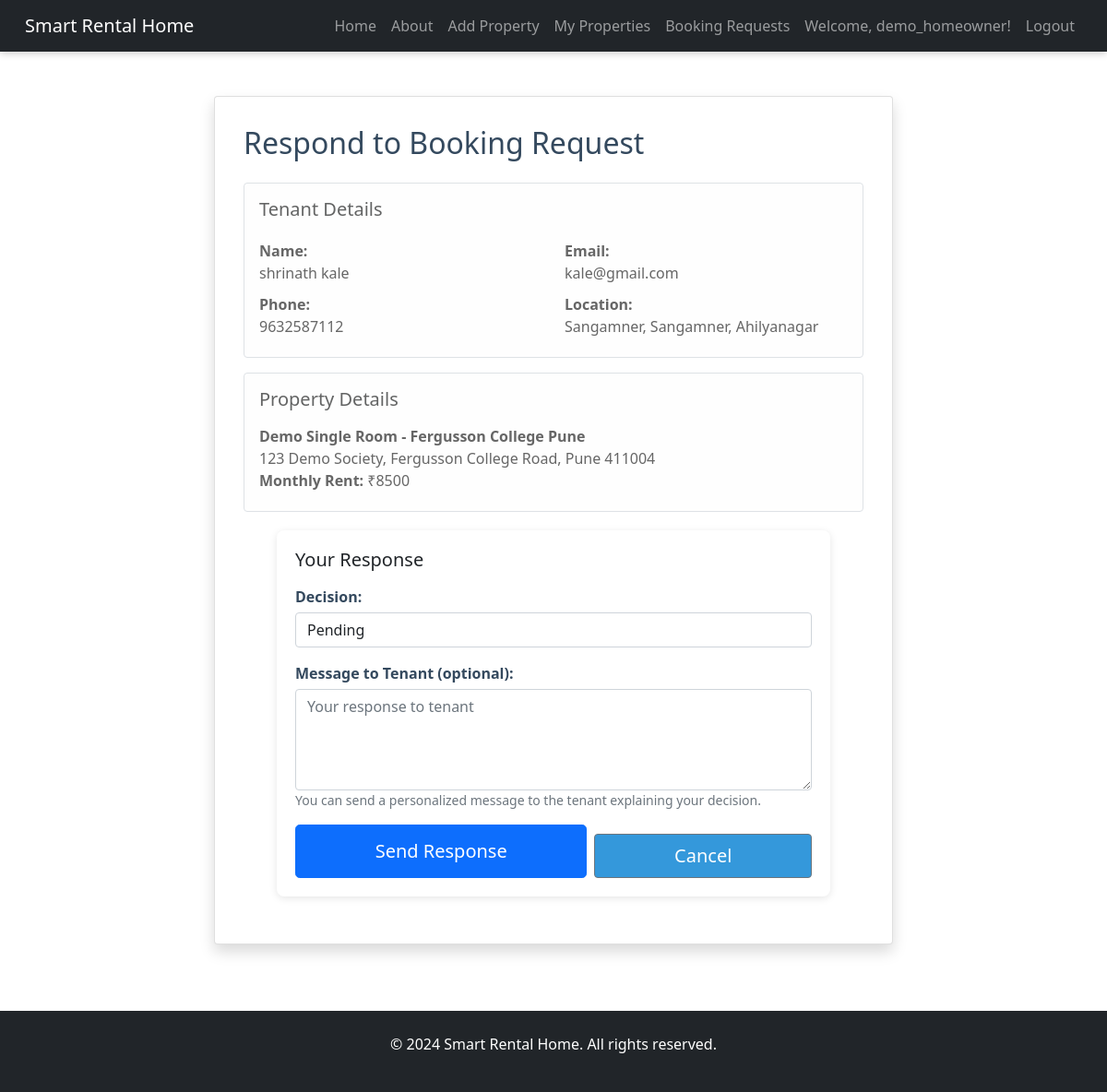
Screenshot of /respond-booking/2/ (signed in) with the database file from the repository.
### myapp/models.py (models this page shows, shortened)
class BookingRequest(models.Model):
    STATUS_CHOICES = [
        ('pending', 'Pending'),
        ('accepted', 'Accepted'),
        ('rejected', 'Rejected'),
        ('cancelled', 'Cancelled'),
    ]
    property = models.ForeignKey(Property, on_delete=models.CASCADE, related_name='booking_requests')
    tenant = models.ForeignKey(User, on_delete=models.CASCADE, related_name='booking_requests')
    status = models.CharField(max_length=20, choices=STATUS_CHOICES, default='pending')
    message = models.TextField(blank=True, null=True)
    owner_response = models.TextField(blank=True, null=True)
    requested_at = models.DateTimeField(auto_now_add=True)
    responded_at = models.DateTimeField(blank=True, null=True)
    class Meta:
        ordering = ['-requested_at']
        unique_together = ['property', 'tenant']

class UserProfile(models.Model):
    USER_TYPE_CHOICES = [
        ('user', 'Tenant'),
        ('homeowner', 'Home Owner'),
    ]
    user = models.OneToOneField(User, on_delete=models.CASCADE, related_name='profile')
    user_type = models.CharField(max_length=20, choices=USER_TYPE_CHOICES)
    phone = models.CharField(max_length=20, blank=True, null=True)
    village = models.CharField(max_length=100, blank=True, null=True)
    subdistrict = models.CharField(max_length=100, blank=True, null=True)
    district = models.CharField(max_length=100, blank=True, null=True)
    created_at = models.DateTimeField(auto_now_add=True)
    updated_at = models.DateTimeField(auto_now=True)

class Property(models.Model):
    ROOM_TYPE_CHOICES = [
        ('single', 'Single Room'),
        ('shared', 'Shared Room'),
        ('1bhk', '1 BHK'),
        ('2bhk', '2 BHK'),
        ('pg', 'PG Room'),
    ]
    FLAT_SYSTEM_CHOICES = [
        ('entire', 'Entire Flat'),
        ('room', 'Only Room'),
        ('pg', 'PG System'),
    ]
    FURNISHING_CHOICES = [
        ('fully', 'Fully Furnished'),
        ('semi', 'Semi Furnished'),
        ('unfurnished', 'Unfurnished'),
    ]
    MESS_TYPE_CHOICES = [
        ('veg', 'Veg'),
        ('nonveg', 'Non-Veg'),
        ('both', 'Both'),
    ]
    TENANT_TYPE_CHOICES = [
        ('students', 'Students'),
        ('professionals', 'Working Professionals'),
        ('family', 'Family'),
    ]
    GENDER_CHOICES = [
        ('male', 'Male'),
        ('female', 'Female'),
        ('any', 'Any'),
    ]
    owner = models.ForeignKey(User, on_delete=models.CASCADE, related_name='properties')
    title = models.CharField(max_length=200)
    room_type = models.CharField(max_length=50, choices=ROOM_TYPE_CHOICES)
    flat_system = models.CharField(max_length=50, choices=FLAT_SYSTEM_CHOICES)
    city = models.CharField(max_length=100, default='')
    area_location = models.CharField(max_length=200, default='')
    full_address = models.TextField(default='')
    monthly_rent = models.IntegerField(validators=[MinValueValidator(0)])
    security_deposit = models.IntegerField(validators=[MinValueValidator(0)])
    maintenance_charges = models.IntegerField(validators=[MinValueValidator(0)], default=0)
    max_people = models.IntegerField(validators=[MinValueValidator(1)])
    per_person_rent = models.IntegerField(validators=[MinValueValidator(0)], default=0)
    main_image = models.ImageField(upload_to="property_images/")
    floor_number = models.IntegerField(validators=[MinValueValidator(0)])
    total_floors = models.IntegerField(validators=[MinValueValidator(1)])
    furnishing_status = models.CharField(max_length=50, choices=FURNISHING_CHOICES)
    amenities = models.TextField(blank=True, null=True)  # JSON format
    latitude = models.DecimalField(max_digits=9, decimal_places=6, default=0.0, help_text="Property latitude")
    longitude = models.DecimalField(max_digits=9, decimal_places=6, default=0.0, help_text="Property longitude")
    nearby_college_office = models.CharField(max_length=200, blank=True, null=True)
    nearby_mall = models.CharField(max_length=200, blank=True, null=True)
    garden_park_nearby = models.CharField(max_length=200, blank=True, null=True)
    hospital_medical = models.CharField(max_length=200, blank=True, null=True)
    temple_religious = models.CharField(max_length=200, blank=True, null=True)
    bus_railway_distance = models.CharField(max_length=200, blank=True, null=True)
    mess_available = models.BooleanField(default=False)
    mess_type = models.CharField(max_length=50, choices=MESS_TYPE_CHOICES, blank=True, null=True)
    mess_distance = models.CharField(max_length=200, blank=True, null=True)
    tiffin_available = models.BooleanField(default=False)
    preferred_tenant_type = models.CharField(max_length=100, choices=TENANT_TYPE_CHOICES)
    gender_preference = models.CharField(max_length=50, choices=GENDER_CHOICES)
    smoking_allowed = models.BooleanField(default=False)
    drinking_allowed = models.BooleanField(default=False)
    pets_allowed = models.BooleanField(default=False)
    available_from = models.DateField(default='2024-01-01')
    min_stay_duration = models.IntegerField(validators=[MinValueValidator(1)], default=1)
    description = models.TextField()
    available = models.BooleanField(default=True)
    created_at = models.DateTimeField(auto_now_add=True)
    updated_at = models.DateTimeField(auto_now=True)
    class Meta:
        ordering = ['-created_at']

### myapp/views.py (the view)
# urls.py: path('respond-booking/<int:booking_id>/', views.respond_to_booking, name='respond_to_booking'),
@login_required(login_url='login')
def respond_to_booking(request, booking_id):
    booking = get_object_or_404(BookingRequest, id=booking_id)
    if booking.property.owner != request.user:
        messages.error(request, 'You do not have permission to respond to this booking.')
        return redirect('booking_requests')
    if request.method == 'POST':
        form = BookingResponseForm(request.POST, instance=booking)
        if form.is_valid():
            booking = form.save(commit=False)
            booking.responded_at = timezone.now()
            booking.save()
            if booking.status == 'accepted':
                booking.property.available = False
                booking.property.save()
            status_text = booking.get_status_display()
            messages.success(request, f'Booking request {status_text.lower()}!')
            return redirect('booking_requests')
    else:
        form = BookingResponseForm(instance=booking)
    return render(request, 'respond_to_booking.html', {'form': form, 'booking': booking})

### myapp/forms.py
class BookingResponseForm(forms.ModelForm):
    class Meta:
        model = BookingRequest
        fields = ['status', 'owner_response']
        widgets = {
            'status': forms.Select(attrs={'class': 'form-control'}),
            'owner_response': forms.Textarea(attrs={'class': 'form-control', 'rows': 4, 'placeholder': 'Your response to tenant'}),
        }

### myapp/templates/respond_to_booking.html (shortened to what this page needs)
{% extends 'base.html' %}
{% block content %}
<div class="row justify-content-center mt-4">
    <div class="col-lg-8">
        <div class="card shadow">
            <div class="card-body">
                <h2 class="card-title mb-4">Respond to Booking Request</h2>
                <div class="alert alert-light border">
                    <h5 class="mb-3">Tenant Details</h5>
                    <div class="row">
                        <div class="col-md-6">
                            <p>
                                <strong>Name:</strong><br>
                                {{ booking.tenant.get_full_name|default:booking.tenant.username }}
                            </p>
                        </div>
                        <div class="col-md-6">
                            <p>
                                <strong>Email:</strong><br>
                                {{ booking.tenant.email }}
                            </p>
                        </div>
                        {% if booking.tenant.profile.phone %}
                            <div class="col-md-6">
                                <p>
                                    <strong>Phone:</strong><br>
                                    {{ booking.tenant.profile.phone }}
                                </p>
                            </div>
                        {% endif %}
                        {% if booking.tenant.profile.village %}
                            <div class="col-md-6">
                                <p>
                                    <strong>Location:</strong><br>
                                    {{ booking.tenant.profile.village }}, {{ booking.tenant.profile.subdistrict }}, {{ booking.tenant.profile.district }}
                                </p>
                            </div>
                        {% endif %}
                    </div>
                </div>
                <div class="alert alert-light border">
                    <h5 class="mb-3">Property Details</h5>
                    <p>
                        <strong>{{ booking.property.title }}</strong><br>
                        {{ booking.property.full_address }}<br>
                        <strong>Monthly Rent:</strong> ₹{{ booking.property.monthly_rent }}
                    </p>
                </div>
                {% if booking.status == 'pending' %}
                    <form method="post">
                        <h5 class="mb-3">Your Response</h5>
                        <div class="mb-3">
                            <label for="status">Decision:</label>
                            {{ form.status }}
                        </div>
                        <div class="mb-3">
                            <label for="owner_response">Message to Tenant (optional):</label>
                            {{ form.owner_response }}
                            <small class="text-muted d-block">
                                You can send a personalized message to the tenant explaining your decision.
                            </small>
                        </div>
                        <div class="d-flex gap-2">
                            <button type="submit" class="btn btn-primary btn-lg flex-fill">
                                Send Response
                            </button>
                            <a href="/booking-requests/" class="btn btn-secondary btn-lg flex-fill">
                                Cancel
                            </a>
                        </div>
                    </form>
                {% endif %}
            </div>
        </div>
    </div>
</div>
{% endblock %}

### myapp/templates/base.html (shortened to what this page needs)
<!DOCTYPE html>
<html>
<head>
    <link rel="stylesheet" href="/static/css/style.css">
    <link href="https://cdn.jsdelivr.net/npm/bootstrap@5.1.3/dist/css/bootstrap.min.css" rel="stylesheet">
</head>
<body>
<header class="navbar navbar-expand-lg navbar-dark bg-dark">
    <div class="container-fluid">
        <a class="navbar-brand" href="/">Smart Rental Home</a>
        <nav class="collapse navbar-collapse" id="navbarNav">
            <ul class="navbar-nav ms-auto">
                <li class="nav-item"><a class="nav-link" href="/">Home</a></li>
                <li class="nav-item"><a class="nav-link" href="/about/">About</a></li>
                {% if user.is_authenticated %}
                    {% if user.profile.user_type == 'homeowner' %}
                        <li class="nav-item"><a class="nav-link" href="/add-property/">Add Property</a></li>
                        <li class="nav-item"><a class="nav-link" href="/my-properties/">My Properties</a></li>
                        <li class="nav-item"><a class="nav-link" href="/booking-requests/">Booking Requests</a></li>
                    {% else %}
                        <li class="nav-item"><a class="nav-link" href="/my-bookings/">My Bookings</a></li>
                    {% endif %}
                    <li class="nav-item">
                        <span class="nav-link">Welcome, {{ user.username }}!</span>
                    </li>
                    <li class="nav-item"><a class="nav-link" href="/logout/">Logout</a></li>
                {% else %}
                    <li class="nav-item"><a class="nav-link" href="/login/">Login</a></li>
                    <li class="nav-item"><a class="nav-link" href="/register/">Register</a></li>
                {% endif %}
            </ul>
        </nav>
    </div>
</header>
<main class="container py-4">
    {% block content %}{% endblock %}
</main>
<footer class="bg-dark text-white text-center py-4 mt-5">
    <p>&copy; 2024 Smart Rental Home. All rights reserved.</p>
</footer>
</body>
</html>

### myapp/static/css/style.css (style rules this page uses)
* { box-sizing: border-box; }
html { scroll-behavior: smooth; }
body { font-family: Arial, sans-serif; margin: 0; padding: 0; background-color: #f5f5f5 }
header { position: fixed; top: 0; left: 0; right: 0; background: #34495e; color: white; padding: 15px; display: flex; justify-content: space-between; align-items: center; box-shadow: 0 2px 8px rgba(0,0,0,0.2); z-index: 1000; flex-wrap: wrap; }
nav { display: flex; gap: 20px; align-items: center; justify-content: flex-end; flex-wrap: wrap; }
nav a { color: white; text-decoration: none; transition: color 0.3s; }
nav span { color: #ecf0f1; }
.alert { padding: 12px 15px; margin-bottom: 10px; border-radius: 4px; border-left: 4px solid; }
.card { border: 1px solid #ddd; padding: 15px; border-radius: 8px; background: white; box-shadow: 0 2px 8px rgba(0,0,0,0.1); transition: transform 0.3s, box-shadow 0.3s; width: 100%; }
.card-body { width: 100%; }
.card p { margin: 5px 0; color: #666; }
.card a { display: inline-block; margin-top: 10px; padding: 8px 16px; background-color: #3498db; color: white; text-decoration: none; border-radius: 4px; transition: background-color 0.3s; }
form { max-width: 600px; margin: 20px auto; background: white; padding: 20px; border-radius: 8px; box-shadow: 0 2px 8px rgba(0,0,0,0.1); }
label { margin-bottom: 5px; font-weight: bold; color: #34495e; }
input[type="text"], input[type="email"], input[type="password"], input[type="number"], input[type="file"], textarea { padding: 10px; border: 1px solid #ddd; border-radius: 4px; font-size: 14px; }
button { padding: 10px 7px; background-color: #27ae60; color: white; border: none; border-radius: 4px; cursor: pointer; font-size: 14px; transition: background-color 0.3s; }
h2, h3 { color: #34495e; }
footer { background: #34495e; color: white; text-align: center; padding: 20px; margin-top: 40px; }
.container { margin : auto 2em; }

### rows the page displays
BookingRequest: tenant.get_full_name "shrinath kale", tenant.email "kale@gmail.com", tenant.profile.phone "9632587112", tenant.profile.village "Sangamner", tenant.profile.subdistrict "Sangamner", tenant.profile.district "Ahilyanagar", property "Demo Single Room - Fergusson College Pune", property.full_address "123 Demo Society, Fergusson College Road, Pune 411004", property.monthly_rent "8500", status "Pending"

### other values shown
{{ user.username }} "demo_homeowner"
